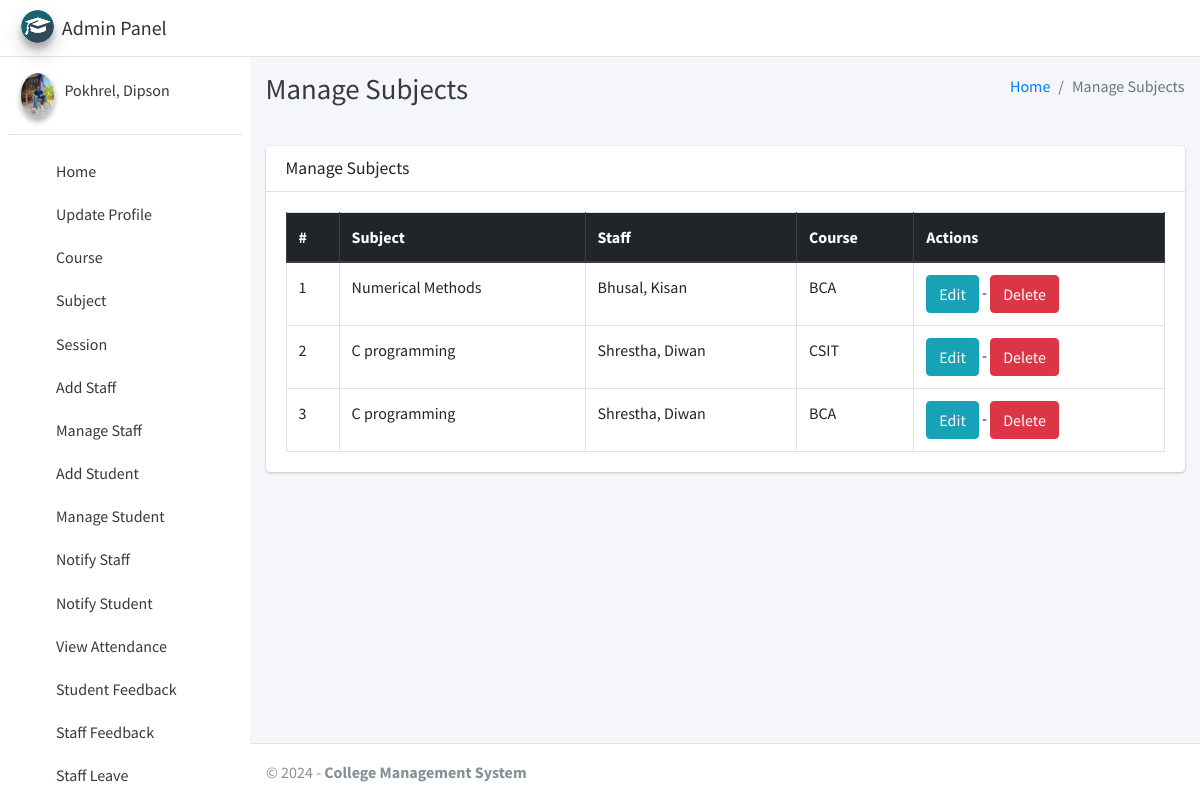
The app's page /subject/manage/ (signed in) with its own data.
### main_app/models.py (models this page shows, shortened)
class CustomUser(AbstractUser):
    USER_TYPE = ((1, "HOD"), (2, "Staff"), (3, "Student"))
    GENDER = [("M", "Male"), ("F", "Female")]
    username = None  # Removed username, using email instead
    email = models.EmailField(unique=True)
    user_type = models.CharField(default=1, choices=USER_TYPE, max_length=1)
    gender = models.CharField(max_length=1, choices=GENDER)
    profile_pic = models.ImageField()
    address = models.TextField()
    fcm_token = models.TextField(default="")  # For firebase notifications
    created_at = models.DateTimeField(auto_now_add=True)
    updated_at = models.DateTimeField(auto_now=True)
    USERNAME_FIELD = "email"
    REQUIRED_FIELDS = []
    objects = CustomUserManager()
    def __str__(self):
        return self.last_name + ", " + self.first_name

class Subject(models.Model):
    name = models.CharField(max_length=120)
    staff = models.ForeignKey(Staff,on_delete=models.CASCADE,)
    course = models.ForeignKey(Course, on_delete=models.CASCADE)
    updated_at = models.DateTimeField(auto_now=True)
    created_at = models.DateTimeField(auto_now_add=True)

class Staff(models.Model):
    course = models.ForeignKey(Course, on_delete=models.DO_NOTHING, null=True, blank=False)
    admin = models.OneToOneField(CustomUser, on_delete=models.CASCADE)

class Course(models.Model):
    name = models.CharField(max_length=120)
    created_at = models.DateTimeField(auto_now_add=True)
    updated_at = models.DateTimeField(auto_now=True)

### main_app/hod_views.py (the view)
# urls.py: path("subject/manage/", hod_views.manage_subject, name='manage_subject'),
def manage_subject(request):
    subjects = Subject.objects.all()
    context = {
        'subjects': subjects,
        'page_title': 'Manage Subjects'
    }
    return render(request, "hod_template/manage_subject.html", context)

### main_app/templates/hod_template/manage_subject.html
{% extends 'main_app/base.html' %}
{% load static %}
{% block page_title %}{{page_title}}{% endblock page_title %}
{% block content %}
<section class="content">
    <div class="container-fluid">
        <div class="row">
            <div class="col-md-12">
                <div class="card">
                    <div class="card-header">
                        <h3 class="card-title">{{page_title}}</h3>
                    </div>
                    <div class="card-body">
                        <table id="example2" class="table table-bordered table-hover">
                            <thead class="thead-dark">
                                <tr>
                                    <th>#</th>
                                    <th>Subject</th>
                                    <th>Staff</th>
                                    <th>Course</th>
                                    <th>Actions</th>
                                </tr>
                            </thead>
                            <tbody>
                                {% for subject in subjects %}
                                <tr>
                                    <td>{{ forloop.counter }}</td>
                                    <td>{{subject.name}}</td>
                                    <td>{{subject.staff.admin}}</td>
                                    <td>{{subject.course.name}}</td>
                                    <td>
                                        <a href="{% url 'edit_subject' subject.id %}" class="btn btn-info">Edit</a> -
                                        <a href="{% url 'delete_subject' subject.id %}" onclick="return confirm('Are you sure you want to delete this ?')" class="btn btn-danger">Delete</a>
                                    </td>
                                </tr>
                                {% endfor %}
                            </tbody>
                        </table>
                    </div>
                </div>
            </div>
        </div>
    </div>
</section>
{% endblock content %}

### main_app/templates/main_app/sidebar_template.html (shortened to what this page needs)
{% load static %}
<aside class="main-sidebar sidebar-light-primary elevation-10">
    {% if request.user.user_type == '1' %}
    <a href="{% url 'admin_home' %}" class="brand-link">
        <img src="{% static 'dist/img/cmsl.png' %} " alt="AdminLTE Logo"
            class="brand-image img-circle elevation-3" >
        <span class="brand-text font-weight-dark">Admin Panel</span>
    </a>
    <div class="sidebar">
        <div class="user-panel mt-3 pb-3 mb-3 d-flex">
            <div class="image">
                <img src="{{ request.user.profile_pic}}" class="img-circle elevation-2" alt="User Image">
            </div>
            <div class="info">
                <a href="#" class="d-block">{{user}}</a>
            </div>
        </div>
        <nav class="mt-2">
            <ul class="nav nav-pills nav-sidebar flex-column" data-widget="treeview" role="menu" data-accordion="false">
                <li class="nav-item">
                    {% url 'admin_home' as admin_home %}
                    <a href="{{admin_home}}" class="nav-link {% if admin_home == request.path %} active {% endif %}">
                        <i class="nav-icon fas fa-home"></i>
                        <p>
                            Home
                        </p>
                    </a>
                </li>
                <li class="nav-item">
                    {% url 'admin_view_profile' as admin_view_profile %}
                    <a href="{{admin_view_profile}}"
                        class="nav-link {% if admin_view_profile == request.path %} active {% endif %}">
                        <i class="nav-icon fas fa-address-card"></i>
                        <p>
                            Update Profile
                        </p>
                    </a>
                </li>
                <li class="nav-item has-treeview">
                    <a href="#" class="nav-link">
                        <i class="nav-icon fas fa-bookmark"></i>
                        <p>
                            Course
                            <i class="fas fa-angle-left right"></i>
                        </p>
                    </a>
                </li>
                <li class="nav-item has-treeview">
                    <a href="#" class="nav-link">
                        <i class="nav-icon fas fa-book"></i>
                        <p>
                            Subject
                            <i class="fas fa-angle-left right"></i>
                        </p>
                    </a>
                </li>
                <li class="nav-item has-treeview">
                    <a href="#" class="nav-link">
                        <i class="nav-icon fas fa-clock"></i>
                        <p>
                            Session
                            <i class="fas fa-angle-left right"></i>
                        </p>
                    </a>
                </li>
                <li class="nav-item">
                    {% url 'add_staff' as add_staff %}
                    <a href="{{add_staff}}" class="nav-link {% if add_staff == request.path %} active {% endif %}">
                        <i class="nav-icon fas fa-user-plus"></i>
                        <p>
                            Add Staff
                        </p>
                    </a>
                </li>
                <li class="nav-item">
                    {% url 'manage_staff' as manage_staff %}
                    {% url 'edit_staff' staff_id as edit_staff %}
                    <a href="{{manage_staff}}"
                        class="nav-link {% if manage_staff == request.path or request.path == edit_staff %} active {% endif %}">
                        <i class="nav-icon fas fa-th"></i>
                        <p>
                            Manage Staff
                        </p>
                    </a>
                </li>
                <li class="nav-item">
                    {% url 'add_student' as add_student%}
                    <a href="{{add_student}}" class="nav-link  {% if add_student == request.path %} active {% endif %}">
                        <i class="nav-icon fas fa-user-plus"></i>
                        <p>
                            Add Student
                        </p>
                    </a>
                </li>
                <li class="nav-item">
                    {% url 'manage_student' as manage_student %}
                    {% url 'edit_student' student_id as edit_student %}
                    <a href="{{manage_student}}"
                        class="nav-link  {% if edit_student == request.path or manage_student == request.path %} active {% endif %}">
                        <i class="nav-icon fas fa-th"></i>
                        <p>
                            Manage Student
                        </p>
                    </a>
                </li>
                 <li class="nav-item">
                    {% url 'admin_notify_staff' as admin_notify_staff %}
                    <a href="{{admin_notify_staff}}"
                        class="nav-link {% if admin_notify_staff == request.path %} active {% endif %}">
                        <i class="nav-icon fas fa-bullhorn"></i>
                        <p>
                            Notify Staff
                        </p>
                    </a>
                </li>
                <li class="nav-item">
                    {% url 'admin_notify_student' as admin_notify_student %}
                    <a href="{{admin_notify_student}}"
                        class="nav-link {% if admin_notify_student == request.path %} active {% endif %}">
                        <i class="nav-icon fas fa-bullhorn"></i>
                        <p>
                            Notify Student
                        </p>
                    </a>
                </li>
                <li class="nav-item">
                    {% url 'admin_view_attendance' as admin_view_attendance %}
                <li class="nav-item">
                    <a href="{{admin_view_attendance}}"
                        class="nav-link  {% if admin_view_attendance == request.path %} active {% endif %}">
                        <i class="nav-icon fas fa-calendar-alt"></i>
                        <p>
                            View Attendance
                        </p>
                    </a>
                </li>
                <li class="nav-item">
                    {% url 'student_feedback_message' as student_feedback_message %}
                    <a href="{{ student_feedback_message }}"
                        class="nav-link  {% if student_feedback_message == request.path %} active {% endif %}">
                        <i class="nav-icon fas fa-comment-alt"></i>
                        <p>
                            Student Feedback
                        </p>
                    </a>
                </li>
                <li class="nav-item">
                    {% url 'staff_feedback_message' as staff_feedback_message %}
                    <a href="{{staff_feedback_message}}"
                        class="nav-link   {% if staff_feedback_message == request.path %} active {% endif %}">
                        <i class="nav-icon fas fa-comment"></i>
                        <p>
                            Staff Feedback
                        </p>
                    </a>
                </li>
                <li class="nav-item">
                    {% url 'view_staff_leave' as view_staff_leave %}
                    <a href="{{view_staff_leave}}"
                        class="nav-link  {% if view_staff_leave == request.path %} active {% endif %}">
                        <i class="nav-icon fas fa-check-double"></i>
                        <p>
                            Staff Leave
                        </p>
                    </a>
                </li>
                                        {% endif %}
                                    </ul>
                                </nav>
                            </div>
</aside>

### records on screen
CustomUser: user.profile_pic (picture), last_name+first_name "Pokhrel, Dipson"
Subject: name "Numerical Methods", staff.admin "Bhusal, Kisan", course.name "BCA"
Subject: name "C programming", staff.admin "Shrestha, Diwan", course.name "CSIT"
Subject: name "C programming", staff.admin "Shrestha, Diwan", course.name "BCA"

### other values on screen
{{ page_title }} "Manage Subjects"
